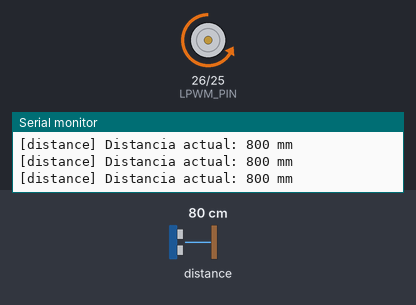
The sketch below on a simulated ESP32. On the bench: motor-driver pin pairs drawn as motors (green arrow = first pin HIGH = forward, orange = second pin HIGH = backward, longer = more drive, scaled by the enable pin), the last lines printed to the serial monitor. The inputs (shaded band) are chosen by the test bench; at power-on: distance to the obstacle 80 cm.

Above: at 2.2 s.
2.3 s: distance to the obstacle set to 9 cm
3.8 s: distance to the obstacle set to 6 cm
At 4.8 s:
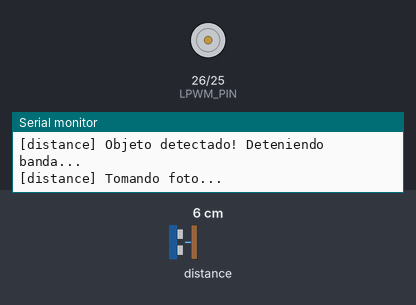
Timing chart, 0 to 10.3 s (numbered marks = the images above; inputs shaded):
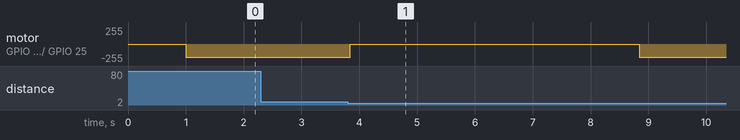

The sketch:

test_distance_sensor.ino
```cpp
/*
 * Standalone bring-up sketch: VL53L0X time-of-flight distance sensor,
 * used to stop the band when a part is under the camera and resume once
 * it has passed.
 *
 * Board: ESP32-WROOM-32. Pinout matches the GLOBAL sketch
 * (../../esp32_local_http.ino) exactly, so this test doesn't collide with
 * any other module's pins and the wiring carries over unchanged once
 * integrated:
 *   - VL53L0X: I2C, SDA=GPIO21, SCL=GPIO22 (same bus as the LCD, default
 *     VL53L0X address 0x29 vs the LCD's 0x27 -- no conflict).
 *   - Band motor: BTS7960 H-bridge, RPWM=GPIO25, LPWM=GPIO26, EN=GPIO27
 *     (same as test_motor.ino and the main sketch). The pasted reference
 *     logic drove the band with a single digitalWrite on GPIO4 -- that
 *     pin isn't used anywhere else in this project, but driving the band
 *     through the H-bridge (not a bare GPIO) keeps every sketch
 *     consistent with the real hardware, so this logic is reused as-is
 *     when merged into the main sketch.
 *
 * Open Serial Monitor at 115200 baud.
 */

#include <Wire.h>
#include "Adafruit_VL53L0X.h"

Adafruit_VL53L0X lox = Adafruit_VL53L0X();

// ---------------------------------------------------------------------
// Band motor (BTS7960 H-bridge) -- same pins/logic as test_motor.ino and
// the main sketch's motor control, one direction only.
// ---------------------------------------------------------------------
#define RPWM_PIN 25
#define LPWM_PIN 26
#define EN_PIN   27
int motorSpeed = 200;  // 0-255
bool motorOn = true;   // band runs by default; stops when an object is detected

void applyMotor() {
  if (motorOn) {
    digitalWrite(EN_PIN, HIGH);
    analogWrite(LPWM_PIN, 0);
    analogWrite(RPWM_PIN, motorSpeed);
  } else {
    analogWrite(RPWM_PIN, 0);
    analogWrite(LPWM_PIN, 0);
    digitalWrite(EN_PIN, LOW);
  }
}

// ---------------------------------------------------------------------
// Distance thresholds (mm). An object under the camera reads below
// DISTANCIA_UMBRAL, and we wait for the reading to climb back past
// DISTANCIA_LIBRE before resuming.
// ---------------------------------------------------------------------
const int DISTANCIA_UMBRAL = 80;
const int DISTANCIA_LIBRE = 85;

void setup() {
  Serial.begin(115200);
  delay(1000);
  Serial.println();
  Serial.println("[distance] Test sketch starting...");

  pinMode(RPWM_PIN, OUTPUT);
  pinMode(LPWM_PIN, OUTPUT);
  pinMode(EN_PIN, OUTPUT);
  applyMotor();  // band starts moving

  Wire.begin(21, 22);
  Serial.println("[distance] Calling lox.begin()...");
  if (!lox.begin()) {
    Serial.println("[distance] ERROR: no se pudo iniciar el sensor VL53L0X. Revisa SDA=21/SCL=22 y 3V3.");
    while (true) {
      delay(1000);
    }
  }
  Serial.println("[distance] Sensor listo. Banda en movimiento.");
}

void loop() {
  VL53L0X_RangingMeasurementData_t measure;
  lox.rangingTest(&measure, false);

  if (measure.RangeStatus != 4) {
    int distancia = measure.RangeMilliMeter;

    Serial.print("[distance] Distancia actual: ");
    Serial.print(distancia);
    Serial.println(" mm");

    if (distancia < DISTANCIA_UMBRAL && distancia > 0) {
      Serial.println("[distance] Objeto detectado! Deteniendo banda...");
      motorOn = false;
      applyMotor();

      Serial.println("[distance] Tomando foto...");
      delay(5000);

      Serial.println("[distance] Foto terminada. Reanudando banda...");
      motorOn = true;
      applyMotor();

      Serial.println("[distance] Esperando a que el objeto abandone el sensor...");
      bool objetoPaso = false;
      while (!objetoPaso) {
        lox.rangingTest(&measure, false);
        if (measure.RangeStatus != 4 && measure.RangeMilliMeter > DISTANCIA_LIBRE) {
          objetoPaso = true;
        }
        delay(50);
      }

      Serial.println("[distance] El objeto ya paso. Listo para el siguiente.");
      Serial.println("-----------------------------------");
    }
  } else {
    Serial.println("[distance] WARN: RangeStatus=4 (lectura fuera de rango), ignorando muestra.");
  }

  delay(100);
}
```

Measured:
- the behaviour switches between 8 and 7 cm on distance to the obstacle (found by bisection; images 0 and 1)
- after the input at 3.8 s, motor on GPIO 26 (LPWM_PIN) / GPIO 25 (RPWM_PIN): backward 200/255 → stopped at once, → backward 200/255 5.0 s later
